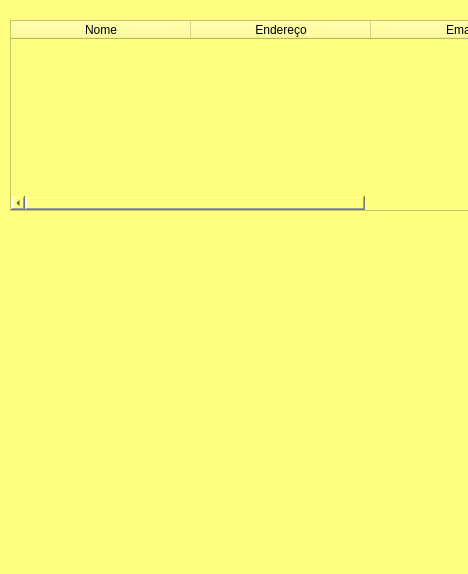
<?xml version="1.0" encoding="UTF-8"?>
<ui version="4.0">
 <class>MainWindow</class>
 <widget class="QMainWindow" name="MainWindow">
  <property name="geometry">
   <rect>
    <x>0</x>
    <y>0</y>
    <width>468</width>
    <height>574</height>
   </rect>
  </property>
  <property name="windowTitle">
   <string>MainWindow</string>
  </property>
  <property name="styleSheet">
   <string notr="true">background-color: rgb(255, 255, 127);</string>
  </property>
  <widget class="QWidget" name="centralwidget">
   <widget class="QTableWidget" name="tableWidget">
    <property name="geometry">
     <rect>
      <x>10</x>
      <y>20</y>
      <width>541</width>
      <height>191</height>
     </rect>
    </property>
    <property name="font">
     <font>
      <pointsize>13</pointsize>
      <weight>75</weight>
      <bold>true</bold>
     </font>
    </property>
    <property name="styleSheet">
     <string notr="true">background-color: rgb(255, 255, 127);</string>
    </property>
    <attribute name="horizontalHeaderDefaultSectionSize">
     <number>180</number>
    </attribute>
    <column>
     <property name="text">
      <string>Nome</string>
     </property>
    </column>
    <column>
     <property name="text">
      <string>Endereço</string>
     </property>
    </column>
    <column>
     <property name="text">
      <string>Email</string>
     </property>
    </column>
   </widget>
  </widget>
 </widget>
 <resources/>
 <connections/>
</ui>
